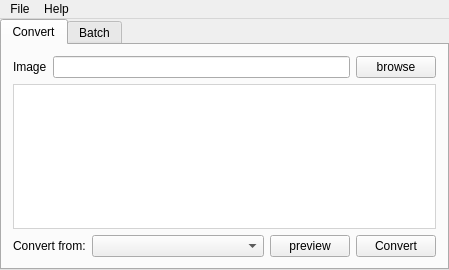
<?xml version="1.0" encoding="UTF-8"?>
<ui version="4.0">
 <class>TiledTilesetConverterClass</class>
 <widget class="QMainWindow" name="TiledTilesetConverterClass">
  <property name="geometry">
   <rect>
    <x>0</x>
    <y>0</y>
    <width>436</width>
    <height>270</height>
   </rect>
  </property>
  <property name="windowTitle">
   <string>TiledTilesetConverter</string>
  </property>
  <widget class="QWidget" name="centralWidget">
   <layout class="QVBoxLayout" name="verticalLayout">
    <property name="spacing">
     <number>4</number>
    </property>
    <property name="leftMargin">
     <number>0</number>
    </property>
    <property name="topMargin">
     <number>0</number>
    </property>
    <property name="rightMargin">
     <number>0</number>
    </property>
    <property name="bottomMargin">
     <number>0</number>
    </property>
    <item>
     <widget class="QTabWidget" name="mainTab">
      <property name="currentIndex">
       <number>0</number>
      </property>
      <widget class="QWidget" name="convertTab">
       <attribute name="title">
        <string>Convert</string>
       </attribute>
       <layout class="QVBoxLayout" name="verticalLayout_2">
        <item>
         <layout class="QHBoxLayout" name="horizontalLayout">
          <item>
           <widget class="QLabel" name="imageLabel">
            <property name="sizePolicy">
             <sizepolicy hsizetype="Preferred" vsizetype="Fixed">
              <horstretch>0</horstretch>
              <verstretch>0</verstretch>
             </sizepolicy>
            </property>
            <property name="text">
             <string>Image</string>
            </property>
           </widget>
          </item>
          <item>
           <widget class="QLineEdit" name="lineEdit">
            <property name="sizePolicy">
             <sizepolicy hsizetype="Expanding" vsizetype="Fixed">
              <horstretch>0</horstretch>
              <verstretch>0</verstretch>
             </sizepolicy>
            </property>
           </widget>
          </item>
          <item>
           <widget class="QPushButton" name="browseButton">
            <property name="text">
             <string>browse</string>
            </property>
           </widget>
          </item>
         </layout>
        </item>
        <item>
         <widget class="QLabel" name="imagePreview">
          <property name="minimumSize">
           <size>
            <width>0</width>
            <height>135</height>
           </size>
          </property>
          <property name="styleSheet">
           <string notr="true">background-color: rgb(255, 255, 255);
border: 1px solid lightgrey;</string>
          </property>
          <property name="text">
           <string/>
          </property>
         </widget>
        </item>
        <item>
         <layout class="QHBoxLayout" name="horizontalLayout_2">
          <item>
           <spacer name="horizontalSpacer">
            <property name="orientation">
             <enum>Qt::Horizontal</enum>
            </property>
            <property name="sizeHint" stdset="0">
             <size>
              <width>40</width>
              <height>20</height>
             </size>
            </property>
           </spacer>
          </item>
          <item>
           <widget class="QLabel" name="codecLabel">
            <property name="text">
             <string>Convert from:</string>
            </property>
           </widget>
          </item>
          <item>
           <widget class="QComboBox" name="codecList">
            <property name="minimumSize">
             <size>
              <width>172</width>
              <height>0</height>
             </size>
            </property>
           </widget>
          </item>
          <item>
           <widget class="QPushButton" name="previewButton">
            <property name="text">
             <string>preview</string>
            </property>
           </widget>
          </item>
          <item>
           <widget class="QPushButton" name="convertButton">
            <property name="text">
             <string>Convert</string>
            </property>
           </widget>
          </item>
         </layout>
        </item>
       </layout>
      </widget>
      <widget class="QWidget" name="batchTab">
       <attribute name="title">
        <string>Batch</string>
       </attribute>
      </widget>
     </widget>
    </item>
   </layout>
  </widget>
  <widget class="QMenuBar" name="menuBar">
   <property name="geometry">
    <rect>
     <x>0</x>
     <y>0</y>
     <width>436</width>
     <height>18</height>
    </rect>
   </property>
   <widget class="QMenu" name="menuFile">
    <property name="title">
     <string>File</string>
    </property>
    <addaction name="actionClose"/>
   </widget>
   <widget class="QMenu" name="menuHelp">
    <property name="title">
     <string>Help</string>
    </property>
    <addaction name="actionAbout"/>
    <addaction name="actionAbout_Qt"/>
   </widget>
   <addaction name="menuFile"/>
   <addaction name="menuHelp"/>
  </widget>
  <action name="actionClose">
   <property name="text">
    <string>Close</string>
   </property>
   <property name="shortcut">
    <string>Ctrl+S</string>
   </property>
  </action>
  <action name="actionAbout">
   <property name="text">
    <string>About</string>
   </property>
  </action>
  <action name="actionAbout_Qt">
   <property name="text">
    <string>About Qt</string>
   </property>
  </action>
 </widget>
 <layoutdefault spacing="6" margin="11"/>
 <resources>
  <include location="../../../TiledTilesetConverter.qrc"/>
 </resources>
 <connections/>
</ui>
